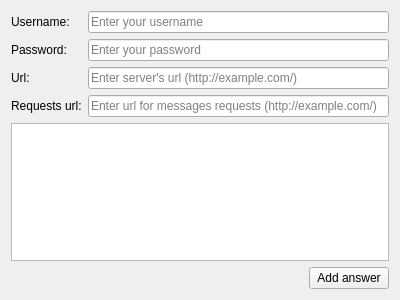
<?xml version="1.0" encoding="UTF-8"?>
<ui version="4.0">
 <class>Control::SettingsWidget</class>
 <widget class="QWidget" name="Control::SettingsWidget">
  <property name="geometry">
   <rect>
    <x>0</x>
    <y>0</y>
    <width>400</width>
    <height>300</height>
   </rect>
  </property>
  <property name="windowTitle">
   <string notr="true"/>
  </property>
  <layout class="QFormLayout" name="formLayout">
   <item row="0" column="0">
    <widget class="QLabel" name="label">
     <property name="text">
      <string>Username:</string>
     </property>
    </widget>
   </item>
   <item row="0" column="1">
    <widget class="QLineEdit" name="usernameEdit">
     <property name="placeholderText">
      <string>Enter your username</string>
     </property>
    </widget>
   </item>
   <item row="1" column="0">
    <widget class="QLabel" name="label_2">
     <property name="text">
      <string>Password:</string>
     </property>
    </widget>
   </item>
   <item row="1" column="1">
    <widget class="QLineEdit" name="passwordEdit">
     <property name="echoMode">
      <enum>QLineEdit::Password</enum>
     </property>
     <property name="placeholderText">
      <string>Enter your password</string>
     </property>
    </widget>
   </item>
   <item row="2" column="0">
    <widget class="QLabel" name="label_3">
     <property name="text">
      <string>Url:</string>
     </property>
    </widget>
   </item>
   <item row="2" column="1">
    <widget class="QLineEdit" name="urlEdit">
     <property name="text">
      <string notr="true"/>
     </property>
     <property name="placeholderText">
      <string>Enter server's url (http://example.com/)</string>
     </property>
    </widget>
   </item>
   <item row="3" column="0">
    <widget class="QLabel" name="label_4">
     <property name="text">
      <string>Requests url:</string>
     </property>
    </widget>
   </item>
   <item row="3" column="1">
    <widget class="QLineEdit" name="requestUrlEdit">
     <property name="text">
      <string notr="true"/>
     </property>
     <property name="placeholderText">
      <string>Enter url for messages requests (http://example.com/)</string>
     </property>
    </widget>
   </item>
   <item row="5" column="0" colspan="2">
    <layout class="QHBoxLayout" name="horizontalLayout">
     <item>
      <spacer name="horizontalSpacer">
       <property name="orientation">
        <enum>Qt::Horizontal</enum>
       </property>
       <property name="sizeHint" stdset="0">
        <size>
         <width>40</width>
         <height>20</height>
        </size>
       </property>
      </spacer>
     </item>
     <item>
      <widget class="QPushButton" name="addButton">
       <property name="text">
        <string>Add answer</string>
       </property>
      </widget>
     </item>
    </layout>
   </item>
   <item row="4" column="0" colspan="2">
    <widget class="QListWidget" name="answersList">
     <property name="verticalScrollMode">
      <enum>QAbstractItemView::ScrollPerPixel</enum>
     </property>
    </widget>
   </item>
  </layout>
 </widget>
 <resources/>
 <connections/>
</ui>
